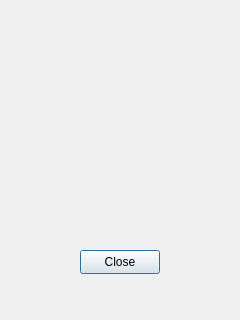
<?xml version="1.0" encoding="UTF-8"?>
<ui version="4.0">
 <class>GameOver</class>
 <widget class="QDialog" name="GameOver">
  <property name="geometry">
   <rect>
    <x>0</x>
    <y>0</y>
    <width>240</width>
    <height>320</height>
   </rect>
  </property>
  <property name="windowTitle">
   <string>Dialog</string>
  </property>
  <widget class="QPushButton" name="pushButton">
   <property name="geometry">
    <rect>
     <x>80</x>
     <y>250</y>
     <width>80</width>
     <height>24</height>
    </rect>
   </property>
   <property name="text">
    <string>Close</string>
   </property>
  </widget>
 </widget>
 <resources/>
 <connections/>
</ui>
